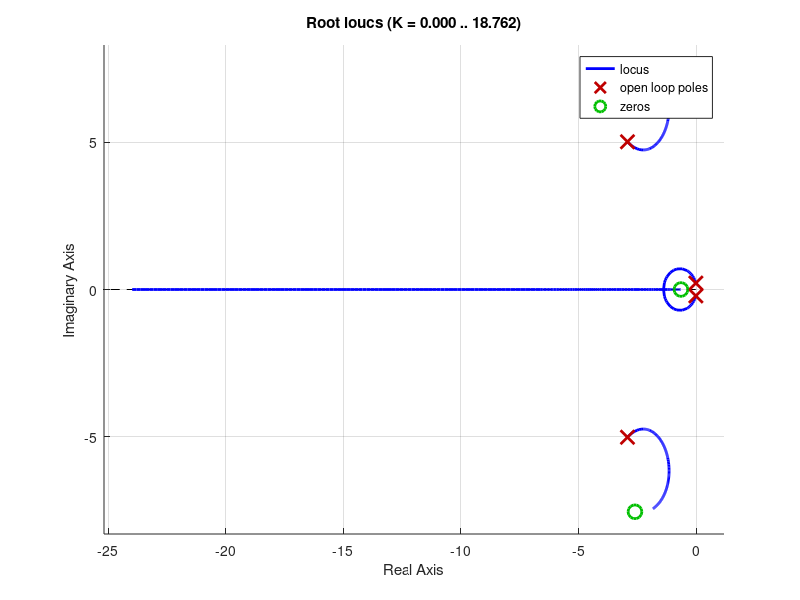

Write the MATLAB code that produced this figure.
close all
clear
clc

% Matrices 
A = [-0.018223  -0.088571   -9.78   0;
    -0.003038   -1.2563     0       1;
    0           0           0       1;
    0.0617      -28.075     0       -4.5937];

B = [0      1.1962;
    0       -0.00120;
    0       0;
    7.84    -4.05];

C = [1  0       0       0;
    0   57.296  0       0;
    0   0       57.296  0;
    0   0       0       57.296;
    0   -57.296 57.296  0];

D = [0  0;
    0   0;
    0   0;
    0   0;
    0   0];

% Obtenir mes valeurs propres
eigA = eig(A)
Ve = ss(A, B, C, D)
% [wnvalid, zetavalid, pvalid] = damp(Ve)
wn = abs(eigA);   %Absolut des poles
zeta = -real(eigA)./wn;
ts = (4)./(zeta.*wn);
Mp = 100.*exp(-pi./tan(acos(zeta)));
wa = wn.*sqrt(1-zeta.^2);
tp = pi./wa; 
FT = tf(Ve)




figure()
hold on
rlocus(FT(1,2))

% Kv = rlocfind(FT(1,2))
Kv = 1.0263;
legend
hold off